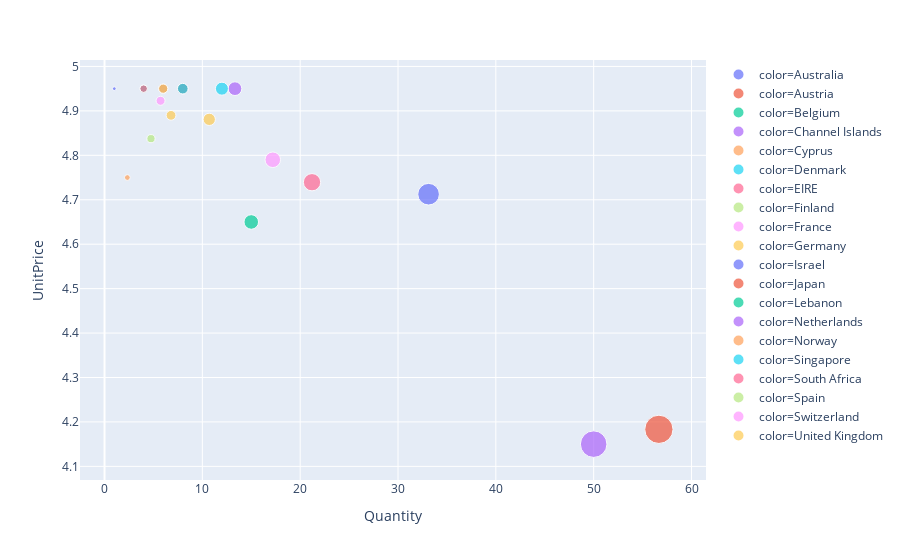

Notebook code for this chart:
### Code cell
fig = px.scatter(data3, x=data3.Quantity, y=data3.UnitPrice, color=data3.index , size=data3.Quantity)

fig.show()

### Figure 1 — Plotly figure (JSON) as saved in the notebook; plotly's stock layout.template omitted (floating-point values rounded to 4 significant figures)
{"data": [{"hoverlabel": {"namelength": 0}, "hovertemplate": "color=Australia<br>Quantity=%{marker.size}<br>UnitPrice=%{y}", "legendgroup": "color=Australia", "marker": {"color": "#636efa", "size": [33.12], "sizemode": "area", "sizeref": 0.1417, "symbol": "circle"}, "mode": "markers", "name": "color=Australia", "showlegend": true, "type": "scatter", "x": [33.12], "xaxis": "x", "y": [4.713], "yaxis": "y"}, {"hoverlabel": {"namelength": 0}, "hovertemplate": "color=Austria<br>Quantity=%{marker.size}<br>UnitPrice=%{y}", "legendgroup": "color=Austria", "marker": {"color": "#EF553B", "size": [8], "sizemode": "area", "sizeref": 0.1417, "symbol": "circle"}, "mode": "markers", "name": "color=Austria", "showlegend": true, "type": "scatter", "x": [8], "xaxis": "x", "y": [4.95], "yaxis": "y"}, {"hoverlabel": {"namelength": 0}, "hovertemplate": "color=Belgium<br>Quantity=%{marker.size}<br>UnitPrice=%{y}", "legendgroup": "color=Belgium", "marker": {"color": "#00cc96", "size": [4], "sizemode": "area", "sizeref": 0.1417, "symbol": "circle"}, "mode": "markers", "name": "color=Belgium", "showlegend": true, "type": "scatter", "x": [4], "xaxis": "x", "y": [4.95], "yaxis": "y"}, {"hoverlabel": {"namelength": 0}, "hovertemplate": "color=Channel Islands<br>Quantity=%{marker.size}<br>UnitPrice=%{y}", "legendgroup": "color=Channel Islands", "marker": {"color": "#ab63fa", "size": [13.33], "sizemode": "area", "sizeref": 0.1417, "symbol": "circle"}, "mode": "markers", "name": "color=Channel Islands", "showlegend": true, "type": "scatter", "x": [13.33], "xaxis": "x", "y": [4.95], "yaxis": "y"}, {"hoverlabel": {"namelength": 0}, "hovertemplate": "color=Cyprus<br>Quantity=%{marker.size}<br>UnitPrice=%{y}", "legendgroup": "color=Cyprus", "marker": {"color": "#FFA15A", "size": [2.333], "sizemode": "area", "sizeref": 0.1417, "symbol": "circle"}, "mode": "markers", "name": "color=Cyprus", "showlegend": true, "type": "scatter", "x": [2.333], "xaxis": "x", "y": [4.75], "yaxis": "y"}, {"hoverlabel": {"namelength": 0}, "hovertemplate": "color=Denmark<br>Quantity=%{marker.size}<br>UnitPrice=%{y}", "legendgroup": "color=Denmark", "marker": {"color": "#19d3f3", "size": [12], "sizemode": "area", "sizeref": 0.1417, "symbol": "circle"}, "mode": "markers", "name": "color=Denmark", "showlegend": true, "type": "scatter", "x": [12], "xaxis": "x", "y": [4.95], "yaxis": "y"}, {"hoverlabel": {"namelength": 0}, "hovertemplate": "color=EIRE<br>Quantity=%{marker.size}<br>UnitPrice=%{y}", "legendgroup": "color=EIRE", "marker": {"color": "#FF6692", "size": [21.21], "sizemode": "area", "sizeref": 0.1417, "symbol": "circle"}, "mode": "markers", "name": "color=EIRE", "showlegend": true, "type": "scatter", "x": [21.21], "xaxis": "x", "y": [4.739], "yaxis": "y"}, {"hoverlabel": {"namelength": 0}, "hovertemplate": "color=Finland<br>Quantity=%{marker.size}<br>UnitPrice=%{y}", "legendgroup": "color=Finland", "marker": {"color": "#B6E880", "size": [6], "sizemode": "area", "sizeref": 0.1417, "symbol": "circle"}, "mode": "markers", "name": "color=Finland", "showlegend": true, "type": "scatter", "x": [6], "xaxis": "x", "y": [4.95], "yaxis": "y"}, {"hoverlabel": {"namelength": 0}, "hovertemplate": "color=France<br>Quantity=%{marker.size}<br>UnitPrice=%{y}", "legendgroup": "color=France", "marker": {"color": "#FF97FF", "size": [5.727], "sizemode": "area", "sizeref": 0.1417, "symbol": "circle"}, "mode": "markers", "name": "color=France", "showlegend": true, "type": "scatter", "x": [5.727], "xaxis": "x", "y": [4.923], "yaxis": "y"}, {"hoverlabel": {"namelength": 0}, "hovertemplate": "color=Germany<br>Quantity=%{marker.size}<br>UnitPrice=%{y}", "legendgroup": "color=Germany", "marker": {"color": "#FECB52", "size": [6.8], "sizemode": "area", "sizeref": 0.1417, "symbol": "circle"}, "mode": "markers", "name": "color=Germany", "showlegend": true, "type": "scatter", "x": [6.8], "xaxis": "x", "y": [4.89], "yaxis": "y"}, {"hoverlabel": {"namelength": 0}, "hovertemplate": "color=Israel<br>Quantity=%{marker.size}<br>UnitPrice=%{y}", "legendgroup": "color=Israel", "marker": {"color": "#636efa", "size": [1], "sizemode": "area", "sizeref": 0.1417, "symbol": "circle"}, "mode": "markers", "name": "color=Israel", "showlegend": true, "type": "scatter", "x": [1], "xaxis": "x", "y": [4.95], "yaxis": "y"}, {"hoverlabel": {"namelength": 0}, "hovertemplate": "color=Japan<br>Quantity=%{marker.size}<br>UnitPrice=%{y}", "legendgroup": "color=Japan", "marker": {"color": "#EF553B", "size": [56.67], "sizemode": "area", "sizeref": 0.1417, "symbol": "circle"}, "mode": "markers", "name": "color=Japan", "showlegend": true, "type": "scatter", "x": [56.67], "xaxis": "x", "y": [4.183], "yaxis": "y"}, {"hoverlabel": {"namelength": 0}, "hovertemplate": "color=Lebanon<br>Quantity=%{marker.size}<br>UnitPrice=%{y}", "legendgroup": "color=Lebanon", "marker": {"color": "#00cc96", "size": [15], "sizemode": "area", "sizeref": 0.1417, "symbol": "circle"}, "mode": "markers", "name": "color=Lebanon", "showlegend": true, "type": "scatter", "x": [15], "xaxis": "x", "y": [4.65], "yaxis": "y"}, {"hoverlabel": {"namelength": 0}, "hovertemplate": "color=Netherlands<br>Quantity=%{marker.size}<br>UnitPrice=%{y}", "legendgroup": "color=Netherlands", "marker": {"color": "#ab63fa", "size": [50], "sizemode": "area", "sizeref": 0.1417, "symbol": "circle"}, "mode": "markers", "name": "color=Netherlands", "showlegend": true, "type": "scatter", "x": [50], "xaxis": "x", "y": [4.15], "yaxis": "y"}, {"hoverlabel": {"namelength": 0}, "hovertemplate": "color=Norway<br>Quantity=%{marker.size}<br>UnitPrice=%{y}", "legendgroup": "color=Norway", "marker": {"color": "#FFA15A", "size": [6], "sizemode": "area", "sizeref": 0.1417, "symbol": "circle"}, "mode": "markers", "name": "color=Norway", "showlegend": true, "type": "scatter", "x": [6], "xaxis": "x", "y": [4.95], "yaxis": "y"}, {"hoverlabel": {"namelength": 0}, "hovertemplate": "color=Singapore<br>Quantity=%{marker.size}<br>UnitPrice=%{y}", "legendgroup": "color=Singapore", "marker": {"color": "#19d3f3", "size": [8], "sizemode": "area", "sizeref": 0.1417, "symbol": "circle"}, "mode": "markers", "name": "color=Singapore", "showlegend": true, "type": "scatter", "x": [8], "xaxis": "x", "y": [4.95], "yaxis": "y"}, {"hoverlabel": {"namelength": 0}, "hovertemplate": "color=South Africa<br>Quantity=%{marker.size}<br>UnitPrice=%{y}", "legendgroup": "color=South Africa", "marker": {"color": "#FF6692", "size": [4], "sizemode": "area", "sizeref": 0.1417, "symbol": "circle"}, "mode": "markers", "name": "color=South Africa", "showlegend": true, "type": "scatter", "x": [4], "xaxis": "x", "y": [4.95], "yaxis": "y"}, {"hoverlabel": {"namelength": 0}, "hovertemplate": "color=Spain<br>Quantity=%{marker.size}<br>UnitPrice=%{y}", "legendgroup": "color=Spain", "marker": {"color": "#B6E880", "size": [4.75], "sizemode": "area", "sizeref": 0.1417, "symbol": "circle"}, "mode": "markers", "name": "color=Spain", "showlegend": true, "type": "scatter", "x": [4.75], "xaxis": "x", "y": [4.838], "yaxis": "y"}, {"hoverlabel": {"namelength": 0}, "hovertemplate": "color=Switzerland<br>Quantity=%{marker.size}<br>UnitPrice=%{y}", "legendgroup": "color=Switzerland", "marker": {"color": "#FF97FF", "size": [17.2], "sizemode": "area", "sizeref": 0.1417, "symbol": "circle"}, "mode": "markers", "name": "color=Switzerland", "showlegend": true, "type": "scatter", "x": [17.2], "xaxis": "x", "y": [4.79], "yaxis": "y"}, {"hoverlabel": {"namelength": 0}, "hovertemplate": "color=United Kingdom<br>Quantity=%{marker.size}<br>UnitPrice=%{y}", "legendgroup": "color=United Kingdom", "marker": {"color": "#FECB52", "size": [10.71], "sizemode": "area", "sizeref": 0.1417, "symbol": "circle"}, "mode": "markers", "name": "color=United Kingdom", "showlegend": true, "type": "scatter", "x": [10.71], "xaxis": "x", "y": [4.881], "yaxis": "y"}], "layout": {"legend": {"itemsizing": "constant", "tracegroupgap": 0}, "margin": {"t": 60}, "xaxis": {"anchor": "y", "domain": [0, 1], "title": {"text": "Quantity"}}, "yaxis": {"anchor": "x", "domain": [0, 1], "title": {"text": "UnitPrice"}}}}
